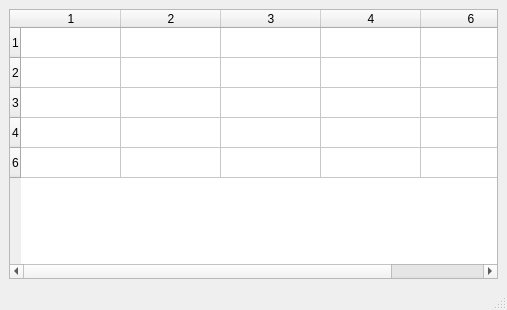
<?xml version="1.0" encoding="UTF-8"?>
<ui version="4.0">
 <class>MainWindow</class>
 <widget class="QMainWindow" name="MainWindow">
  <property name="geometry">
   <rect>
    <x>0</x>
    <y>0</y>
    <width>507</width>
    <height>310</height>
   </rect>
  </property>
  <property name="windowTitle">
   <string>MainWindow</string>
  </property>
  <widget class="QWidget" name="centralwidget">
   <layout class="QHBoxLayout" name="horizontalLayout">
    <item>
     <layout class="QVBoxLayout" name="verticalLayout">
      <item>
       <widget class="QTableWidget" name="tableWidget">
        <row>
         <property name="text">
          <string>1</string>
         </property>
        </row>
        <row>
         <property name="text">
          <string>2</string>
         </property>
        </row>
        <row>
         <property name="text">
          <string>3</string>
         </property>
        </row>
        <row>
         <property name="text">
          <string>4</string>
         </property>
        </row>
        <row>
         <property name="text">
          <string>6</string>
         </property>
        </row>
        <column>
         <property name="text">
          <string>1</string>
         </property>
        </column>
        <column>
         <property name="text">
          <string>2</string>
         </property>
        </column>
        <column>
         <property name="text">
          <string>3</string>
         </property>
        </column>
        <column>
         <property name="text">
          <string>4</string>
         </property>
        </column>
        <column>
         <property name="text">
          <string>6</string>
         </property>
        </column>
       </widget>
      </item>
     </layout>
    </item>
   </layout>
  </widget>
  <widget class="QMenuBar" name="menubar">
   <property name="geometry">
    <rect>
     <x>0</x>
     <y>0</y>
     <width>507</width>
     <height>18</height>
    </rect>
   </property>
  </widget>
  <widget class="QStatusBar" name="statusbar"/>
 </widget>
 <resources/>
 <connections/>
</ui>
